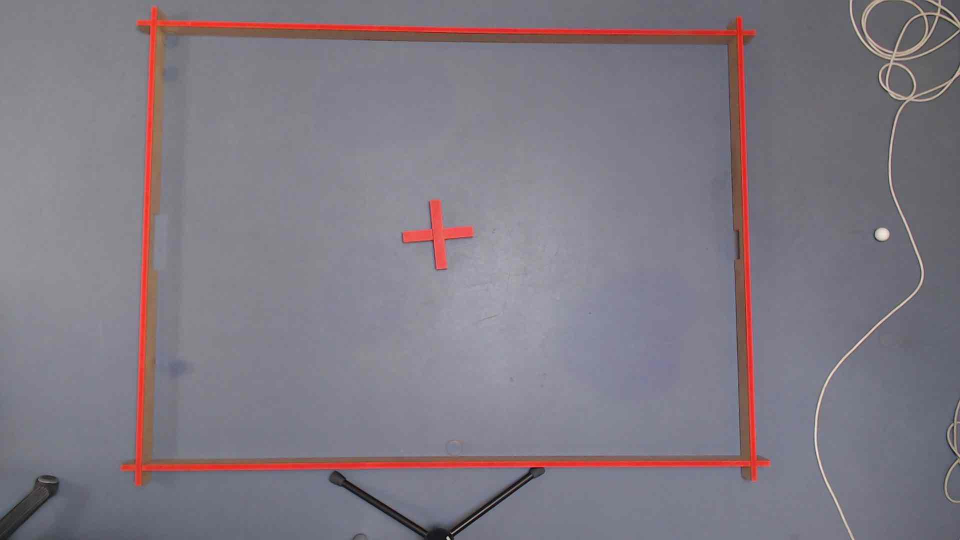
#> input picture src/Server/Empty_course.jpeg, 1920 x 1080 px, given in place of the camera (shown at 1/2 size)
$ python main.py
#> lines starting #> are read from the running program, lines starting #| are printed output that depends on the picture; after the words box and inside, x2 and y2 are one past the last pixel; in counts of white or black regions, pixels touching at a corner belong together
### src/Server/Components/MainImageAnalysis.py
import cv2
import numpy as np
from Camera.Calibration import CalibrateCamera

def giveMeFrames():
    cap = cv2.VideoCapture(0)
    ret, frame = cap.read()
#> frame is the input picture: shape (1080, 1920, 3); mean B, G, R 131.5, 122, 128.2
    if not ret:
        print("Error: Unable to capture frame.")
    else:
        return CalibrateCamera(frame)

'''
def infiniteCapture():
    # Open a connection to the camera (0 is usually the default camera)
    cap = cv2.VideoCapture(0)
    cap.set(cv2.CAP_PROP_FPS, 60)

    # [5 lines of commented-out code are left out]

    while True:
        # Capture frame-by-frame
        ret, frame = cap.read()

        if not ret:
            print("Error: Unable to capture frame.")
            break
        else:
            #frame = CalibrateCamera(frame)
            balls = DetectBalls(frame)
            egg = DetectEgg(frame)
            robot_contour = DetectRobot(frame)
            # Draw the bounding rectangle on the original image
            if robot_contour is not None:
                cv2.drawContours(frame, [robot_contour], -1, (0, 255, 0), 2)
                for contour in robot_contour:
                    for point in contour:
                        x, y = point
                        #print(f"Green point: ({x}, {y})")


            # If balls are found, draw them on the image
            if balls is not None:
                balls = np.uint16(np.around(balls))

                for i, circle in enumerate(balls[0, :]):
                    # Draw the outer circle
                    cv2.circle(frame, (circle[0], circle[1]), circle[2], (0, 255, 0), 2)
                    # Draw the center of the circle
                    cv2.circle(frame, (circle[0], circle[1]), 2, (0, 0, 255), 3)

                    label_position = (circle[0] - 10, circle[1] - 10)
                    cv2.putText(frame, "ball", label_position, cv2.FONT_HERSHEY_SIMPLEX, 0.5, (255, 255, 255), 2)

            # If eggs are found, draw them on the image
            if egg is not None:
                egg = np.uint16(np.around(egg))

                for i, circle in enumerate(egg[0, :]):
                    # Draw the outer circle
                    cv2.circle(frame, (circle[0], circle[1]), circle[2], (0, 255, 0), 2)
                    # Draw the center of the circle
                    cv2.circle(frame, (circle[0], circle[1]), 2, (0, 0, 255), 3)

                    label_position = (circle[0] - 10, circle[1] - 10)
                    cv2.putText(frame, "Egg", label_position, cv2.FONT_HERSHEY_SIMPLEX, 0.5, (255, 255, 255), 2)

            # Display the frame with circles and labels


            #Also for windows
            #cv2.namedWindow('Objects Detected', cv2.WINDOW_NORMAL)
            #cv2.resizeWindow('Objects Detected', 1280, 720)
            cv2.imshow('Objects Detected', frame)

            # Break the loop if 'q' key is pressed
            if cv2.waitKey(1) & 0xFF == ord('q'):
                break

    # Release the camera and close all windows
    cap.release()
    cv2.destroyAllWindows()
    return balls, egg, robot_contour


def bitchImagePlease():
    # Open a connection to the camera (0 is usually the default camera)
    cap = cv2.VideoCapture(0)
    # Capture frame-by-frame
    ret, frame = cap.read()

    if not ret:
        print("Error: Unable to capture frame.")
        #break
    else:
        balls = DetectBall(frame)
        egg = DetectEgg(frame)
        robot_contour = DetectRobot(frame)
        # Draw the bounding rectangle on the original image
        if robot_contour is not None:
            cv2.drawContours(frame, [robot_contour], -1, (0, 255, 0), 2)
            for contour in robot_contour:
                for point in contour:
                    x, y = point
                    #print(f"Green point: ({x}, {y})")


        # If balls are found, draw them on the image
        if balls is not None:
            balls = np.uint16(np.around(balls))

            for i, circle in enumerate(balls[0, :]):
                # Draw the outer circle
                cv2.circle(frame, (circle[0], circle[1]), circle[2], (0, 255, 0), 2)
                # Draw the center of the circle
                cv2.circle(frame, (circle[0], circle[1]), 2, (0, 0, 255), 3)

                label_position = (circle[0] - 10, circle[1] - 10)
                cv2.putText(frame, "ball", label_position, cv2.FONT_HERSHEY_SIMPLEX, 0.5, (0, 0, 255), 2)

        # If eggs are found, draw them on the image
        if egg is not None:
            egg = np.uint16(np.around(egg))

            for i, circle in enumerate(egg[0, :]):
                # Draw the outer circle
                cv2.circle(frame, (circle[0], circle[1]), circle[2], (0, 255, 0), 2)
                # Draw the center of the circle
                cv2.circle(frame, (circle[0], circle[1]), 2, (0, 0, 255), 3)

                label_position = (circle[0] - 10, circle[1] - 10)
                cv2.putText(frame, "Egg", label_position, cv2.FONT_HERSHEY_SIMPLEX, 0.5, (0, 0, 255), 2)

        # Display the frame with circles and labels
        cv2.imshow('Objects Detected', frame)

        # Break the loop if 'q' key is pressed
        #if cv2.waitKey(1) & 0xFF == ord('q'):
            #break

    # Release the camera and close all windows
    cap.release()
    cv2.destroyAllWindows()

    return balls, egg, robot_contour
    '''

### src/Server/Camera/Calibration.py
import cv2 as cv
import pickle
import os

# Get the current directory where your script is located
script_dir = os.path.dirname(os.path.abspath(__file__))

# Provide the correct full path to the image file
camera_matrix_path = os.path.join(script_dir, 'cameraMatrix.pkl')
dist_path = os.path.join(script_dir, 'dist.pkl')

def CalibrateCamera(frame):
    camera_matrix = pickle.load(open(camera_matrix_path, "rb"))
#> (reads src/Server/Camera/cameraMatrix.pkl from the repository)
    dist = pickle.load(open(dist_path, "rb"))
#> (reads src/Server/Camera/dist.pkl from the repository)

    undistorted_frame = cv.undistort(frame, camera_matrix, dist, None, camera_matrix)
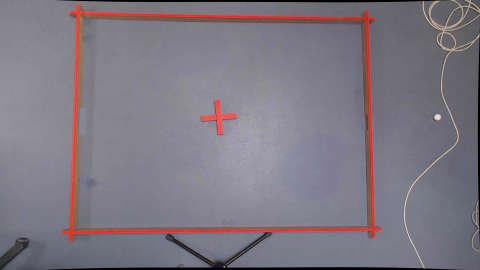
#> undistorted_frame: shape (1080, 1920, 3) (shown at 1/4 size); mean B, G, R 129.5, 120.2, 126.3

    return undistorted_frame

### src/Server/Components/CourseDetection.py
import os
import cv2
import numpy as np
from scipy.spatial import KDTree
from Components.BallDetection import DetectOrangeBall
from sklearn.cluster import DBSCAN
from Components.DetectionMethods import DetectCrossFromMask
from Components.EggDetection import DetectEgg


# Får den aktuelle mappe, hvor vores script ligger og den korrekte sti til billede filerne
# script_dir = os.path.dirname(os.path.abspath(__file__))
# image_path = os.path.join(script_dir, '..', 'Data', 'Images', 'Empty_course.jpeg')
# img = cv2.imread(image_path)

def giveMeBinaryBitch(img):
    hsv = cv2.cvtColor(img, cv2.COLOR_BGR2HSV)
#> hsv: shape (1080, 1920, 3); mean H, S, V 113.7, 29.1, 135.7

    lower_red1 = np.array([0, 100, 100])
    upper_red1 = np.array([10, 255, 255])

    lower_red2 = np.array([160, 100, 100])
    upper_red2 = np.array([180, 255, 255])

    mask1 = cv2.inRange(hsv, lower_red1, upper_red1)
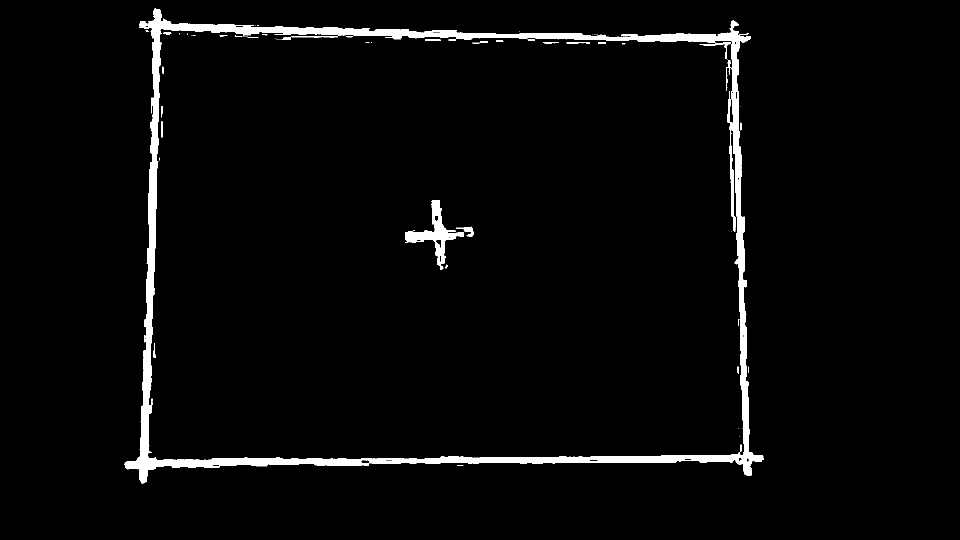
#> mask1: shape (1080, 1920) (shown at 1/2 size); 3% white; 90 white regions (63 under 20 px), largest, box (x1, y1, x2, y2) and area: (249, 17, 1528, 967) 56994, (810, 400, 928, 539) 3785, (913, 453, 948, 474) 258
    mask2 = cv2.inRange(hsv, lower_red2, upper_red2)
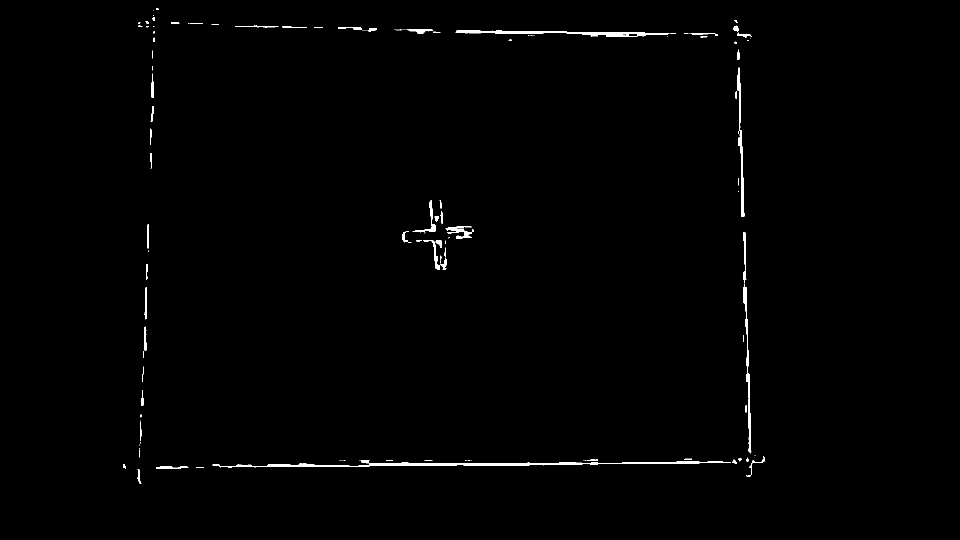
#> mask2: shape (1080, 1920) (shown at 1/2 size); 0.69% white; 141 white regions (81 under 20 px), largest, box (x1, y1, x2, y2) and area: (425, 920, 1462, 935) 3803, (911, 61, 1338, 74) 2108, (1474, 135, 1489, 434) 1276

    mask = cv2.bitwise_or(mask1, mask2)
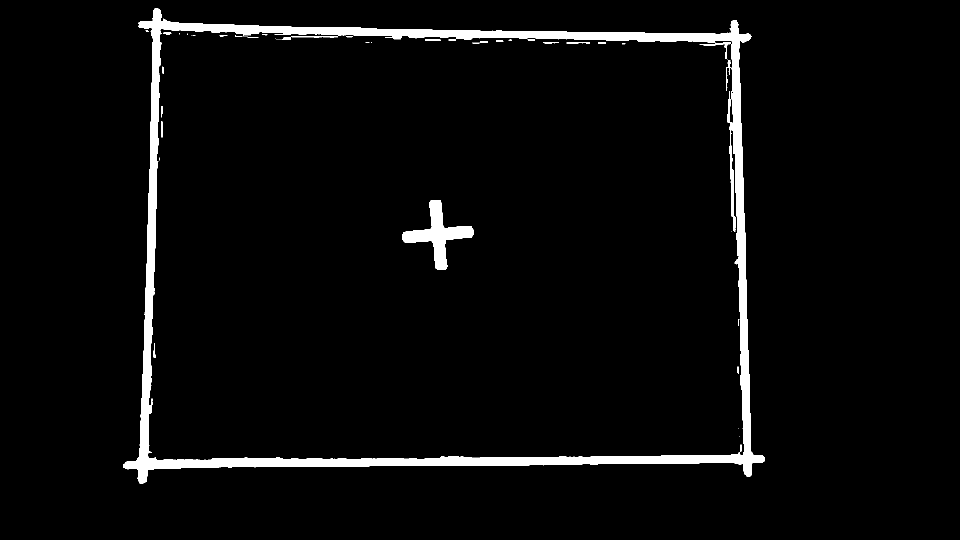
#> mask: shape (1080, 1920) (shown at 1/2 size); 3.7% white; 71 white regions (48 under 20 px), largest, box (x1, y1, x2, y2) and area: (246, 16, 1530, 967) 69518, (805, 400, 948, 540) 6021, (582, 72, 675, 76) 209

    _, binary_image = cv2.threshold(mask, 128, 255, cv2.THRESH_BINARY)

    # Subtract the orange ball
    orange_ball = DetectOrangeBall(img)
    binary_contour_mask = np.zeros_like(binary_image)
    result_image = binary_image

    if orange_ball is not None:
        for contour in orange_ball:
            cv2.drawContours(binary_contour_mask, [contour], -1, 255, thickness=cv2.FILLED)
            dilation_kernel = np.ones((5, 5), np.uint8)
            expanded_mask = cv2.dilate(binary_contour_mask, dilation_kernel, iterations=1)
            result_image = cv2.subtract(binary_image, expanded_mask)

    cv2.imshow('Result without orange ball subtraction', binary_image)

    return result_image


def giveMeCourseFramePoints(img):
    result_image = giveMeBinaryBitch(img)
    corners = cv2.goodFeaturesToTrack(result_image, maxCorners=100, qualityLevel=0.27, minDistance=10, blockSize=5,
                                      useHarrisDetector=True)

    if corners is not None:
        corners = np.int32(corners)
        corners = np.array([corner.ravel() for corner in corners])

        # Perform DBSCAN clustering
        clustering = DBSCAN(eps=30, min_samples=4).fit(corners)
        labels = clustering.labels_

        # Extract unique clusters
        unique_labels = set(labels)

        # Find the centroids of the clusters
        centroids = []
        for label in unique_labels:
            cluster_points = corners[labels == label]
            centroid = np.mean(cluster_points, axis=0)
            centroids.append(centroid)

        # Ensure we have exactly four points
        # if len(centroids) != 4:
        #    raise ValueError("Expected to find exactly four intersection points")

        # Convert centroids to integer points if needed
        centroids = np.int32(centroids)

        # Now `centroids` contains the four intersection points
        # print("Intersection Points:", centroids)
        hull = cv2.convexHull(centroids)
        epsilon = 0.1 * cv2.arcLength(hull, True)
        approximated_points = cv2.approxPolyDP(hull, epsilon, True)

        def sort_vertices(vertices):
            try:
                vertices = vertices.reshape((4, 2))
            except ValueError:
                return None
            sorted_vertices = sorted(vertices, key=lambda y: y[0])
            left_points = sorted(sorted_vertices[:2], key=lambda y: y[1])
            right_points = sorted(sorted_vertices[2:], key=lambda y: y[1])
            return np.array([left_points[0], right_points[0], right_points[1], left_points[1]], dtype='int32')

        sorted_points = sort_vertices(approximated_points)

        # [22 lines of commented-out code are left out]
        return sorted_points
    else:
        return None


def giveMeGoalPoints(frame, shift_parameter):
    points = giveMeCourseFramePoints(frame)
    if points is not None:
        top_left = points[0]
        top_right = points[1]
        bottom_right = points[2]
        bottom_left = points[3]

        print("Printing points:")
        print(top_left, top_right, bottom_right, bottom_left)

        # ts and tb is the coefficient for how much the point is shifted to account for the goals
        # being in the middle but slightly deviated from it, meaning it's not dead center

        ts = 1 - 0.512  # percentage of length of the side length where center point is, for small goal- 51.2% of 125 cm
        tb = 1 - 0.5  # same but big goal 50% of 125cm
        small_goal_center_point = (
            (1 - ts) * bottom_right[0] + ts * top_right[0],
            (1 - ts) * bottom_right[1] + ts * top_right[1]
        )

        # If you also need to calculate for bottom_left and top_left at 51.2%
        big_goal_center_point = (
            (1 - tb) * bottom_left[0] + tb * top_left[0],
            (1 - tb) * bottom_left[1] + tb * top_left[1]
        )

        a = (small_goal_center_point[1] - big_goal_center_point[1]) / (
                    small_goal_center_point[0] - big_goal_center_point[0])

        b = small_goal_center_point[1] - a * small_goal_center_point[0]

        small_goal_shiftedX = small_goal_center_point[0] - shift_parameter

        big_goal_shiftedX = big_goal_center_point[0] - shift_parameter

        small_goal_shiftedY = a * small_goal_shiftedX + b

        big_goal_shiftedY = a * big_goal_shiftedX + b

        small_goal_shifted = (small_goal_shiftedX, small_goal_shiftedY)

        big_goal_shifted = (big_goal_shiftedX, big_goal_shiftedY)

        return small_goal_center_point, small_goal_shifted, big_goal_center_point, big_goal_shifted
    else:
        return None, None, None, None


# [53 lines left out: functions giveMeObstacleCoordinates, giveMeCross, detect_color, convert_to_binary, not called in this run]


def generate_kd_tree(course_coords):
    return KDTree(course_coords)


'''Deprecated'''


# [6 lines left out: function course_coordinates, not called in this run]


'''Deprecated'''


# [11 lines left out: function define_inner_frame, not called in this run]


'''Deprecated'''


# [11 lines left out: function draw_coordinate_system, not called in this run]


'''
# Verifikation af at billede læses korrekt
if img is None:
    print(f"Fejl: Kan ikke indlæse billedet fra '{image_path}'.")
else:
    # Farvedetektion
    hsv_image = cv2.cvtColor(img, cv2.COLOR_BGR2HSV)
    red_lower = np.array([0, 50, 50])  # Lavere HSV grænse for rød
    red_upper = np.array([10, 255, 255])  # Øvre HSV grænse for rød
    img_with_red_contours, red_mask = detect_color(hsv_image, (red_lower, red_upper))

    # Anvend define_inner_frame og draw_coordinate_system
    path_img = define_inner_frame(red_mask, img)
    ##draw_coordinate_system(path_img, interval=100, color_x=(255, 0, 0), color_y=(0, 255, 0))

    # Konverter fra BGR til HSV farverummet
    hsv = cv2.cvtColor(img, cv2.COLOR_BGR2HSV)
    # Konverter HSV-billede til binært billede
    binary_image = convert_to_binary(hsv)

    # Generer gitter af 0'er og 1'ere
    grid = generate_grid(binary_image, interval=1)
    for row in grid:
        print(row)

    grid_image = visualize_grid(grid, interval=10)
    cv2.imshow('Grid Visualization', grid_image)

    course_coordinates(binary_image)

    # Vis det færdige resultat
    cv2.namedWindow('Course Detected', cv2.WINDOW_NORMAL)
    cv2.resizeWindow('Course Detected', 720, 1280)
    cv2.imshow('Course Detected', path_img)
    cv2.imshow('Binary Image', binary_image)
    cv2.waitKey(0)
    cv2.destroyAllWindows()
'''

### src/Server/Components/BallDetection.py
import os
import cv2
import numpy as np
from Components.DetectionMethods import *


# [27 lines left out: function DetectAllBalls, not called in this run]


def DetectOrangeBall(frame):
    # Define the broader range for the color orange in HSV color space
    lower_orange = np.array([0, 150, 150])
    upper_orange = np.array([10, 255, 255])

    lower_orange1 = np.array([15, 150, 150])
    upper_orange1 = np.array([25, 255, 255])

    # Define the border range for the color yellow in HSV color space
    lower_yellow = np.array([25, 150, 150])
    upper_yellow = np.array([35, 255, 255])

    # Convert the frame to HSV color space
    hsv_frame = cv2.cvtColor(frame, cv2.COLOR_BGR2HSV)

    # Create masks for the different shades of orange
    mask1 = cv2.inRange(hsv_frame, lower_orange, upper_orange)
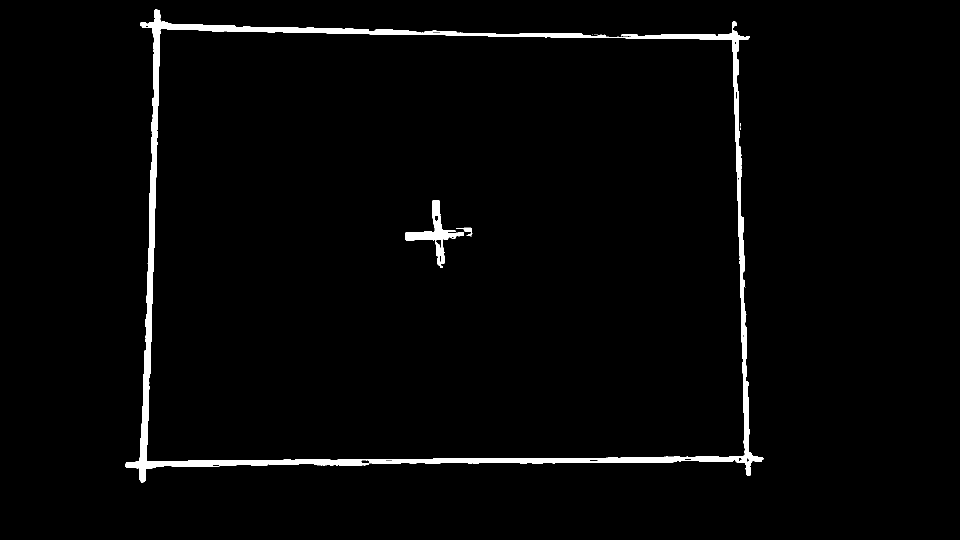
#> mask1: shape (1080, 1920) (shown at 1/2 size); 2.2% white; 15 white regions (12 under 20 px), largest, box (x1, y1, x2, y2) and area: (250, 19, 1527, 965) 41229, (810, 401, 928, 535) 3245, (913, 455, 945, 472) 178
    mask2 = cv2.inRange(hsv_frame, lower_orange1, upper_orange1)
#> mask2: shape (1080, 1920); every value is 0
    mask3 = cv2.inRange(hsv_frame, lower_yellow, upper_yellow)

    # Combine the masks
    mask = cv2.bitwise_or(mask1, mask2)
    mask = cv2.bitwise_or(mask, mask3)

    # Perform morphological operations to reduce noise
    kernel = np.ones((5, 5), np.uint8)
    mask = cv2.erode(mask, kernel, iterations=1)
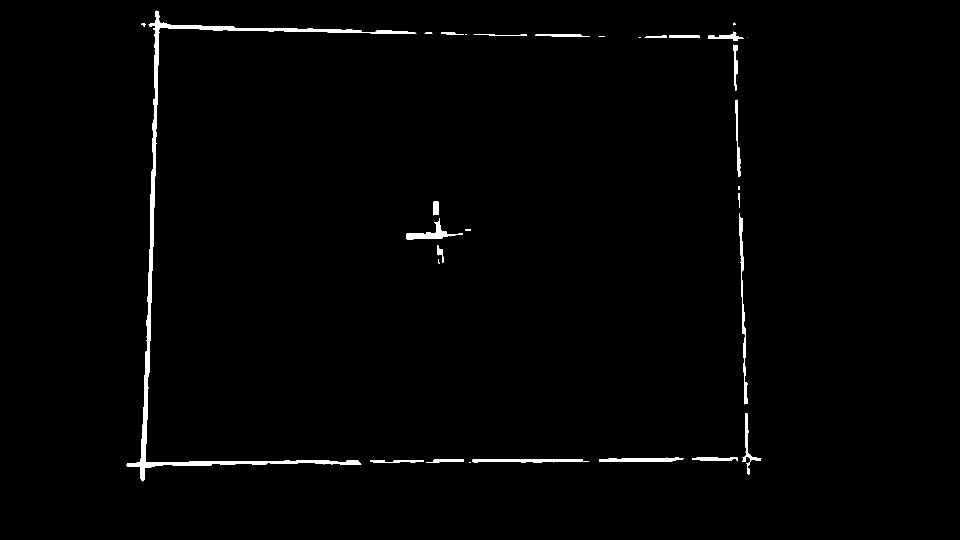
#> mask: shape (1080, 1920) (shown at 1/2 size); 1.1% white; 32 white regions (6 under 20 px), largest, box (x1, y1, x2, y2) and area: (253, 21, 833, 963) 12931, (1478, 427, 1495, 809) 1578, (812, 436, 926, 480) 1256
    mask = cv2.dilate(mask, kernel, iterations=2)
#> mask: shape (1080, 1920); 3% white; 18 white regions
    cv2.imshow("mask", mask)

    min_area = 300
    max_area = 1000  # Adjust based on your specific case
    orange_ball = DetectBallContour(min_area, max_area, mask)
#> (the rest of the program and of its run is left out)
